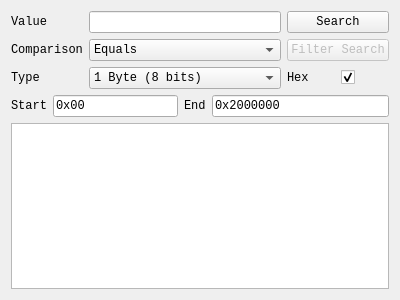
<?xml version="1.0" encoding="UTF-8"?>
<ui version="4.0">
 <class>MemorySearchWidget</class>
 <widget class="QWidget" name="MemorySearchWidget">
  <property name="geometry">
   <rect>
    <x>0</x>
    <y>0</y>
    <width>400</width>
    <height>300</height>
   </rect>
  </property>
  <property name="font">
   <font>
    <family>Monospace</family>
   </font>
  </property>
  <property name="windowTitle">
   <string/>
  </property>
  <layout class="QVBoxLayout" name="verticalLayout_3">
   <item>
    <layout class="QGridLayout" name="gridLayout_2">
     <item row="0" column="0">
      <widget class="QLabel" name="label">
       <property name="text">
        <string>Value</string>
       </property>
      </widget>
     </item>
     <item row="0" column="1">
      <widget class="QLineEdit" name="txtSearchValue"/>
     </item>
     <item row="2" column="0">
      <widget class="QLabel" name="label_2">
       <property name="text">
        <string>Type</string>
       </property>
      </widget>
     </item>
     <item row="2" column="1">
      <widget class="QComboBox" name="cmbSearchType">
       <item>
        <property name="text">
         <string>1 Byte (8 bits)</string>
        </property>
       </item>
       <item>
        <property name="text">
         <string>2 Bytes (16 bits)</string>
        </property>
       </item>
       <item>
        <property name="text">
         <string>4 Bytes (32 bits)</string>
        </property>
       </item>
       <item>
        <property name="text">
         <string>8 Bytes (64 bits)</string>
        </property>
       </item>
       <item>
        <property name="text">
         <string>Float</string>
        </property>
       </item>
       <item>
        <property name="text">
         <string>Double</string>
        </property>
       </item>
       <item>
        <property name="text">
         <string>String</string>
        </property>
       </item>
       <item>
        <property name="text">
         <string>Array of byte</string>
        </property>
       </item>
      </widget>
     </item>
     <item row="2" column="2">
      <widget class="QLabel" name="label_3">
       <property name="text">
        <string>Hex</string>
       </property>
      </widget>
     </item>
     <item row="2" column="3">
      <widget class="QCheckBox" name="chkSearchHex">
       <property name="text">
        <string/>
       </property>
       <property name="checked">
        <bool>true</bool>
       </property>
      </widget>
     </item>
     <item row="0" column="2" colspan="2">
      <widget class="QPushButton" name="btnSearch">
       <property name="text">
        <string>Search</string>
       </property>
      </widget>
     </item>
     <item row="1" column="2" colspan="2">
      <widget class="QPushButton" name="btnFilterSearch">
       <property name="enabled">
        <bool>false</bool>
       </property>
       <property name="text">
        <string>Filter Search</string>
       </property>
      </widget>
     </item>
     <item row="1" column="1">
      <widget class="QComboBox" name="cmbSearchComparison">
       <item>
        <property name="text">
         <string>Equals</string>
        </property>
       </item>
       <item>
        <property name="text">
         <string>Not Equals</string>
        </property>
       </item>
       <item>
        <property name="text">
         <string>Greater Than</string>
        </property>
       </item>
       <item>
        <property name="text">
         <string>Greater Than Or Equal</string>
        </property>
       </item>
       <item>
        <property name="text">
         <string>Less Than</string>
        </property>
       </item>
       <item>
        <property name="text">
         <string>Less Than Or Equal</string>
        </property>
       </item>
      </widget>
     </item>
     <item row="1" column="0">
      <widget class="QLabel" name="comparisonLabel">
       <property name="text">
        <string>Comparison</string>
       </property>
      </widget>
     </item>
    </layout>
   </item>
   <item>
    <layout class="QGridLayout" name="gridLayout_3">
     <item row="0" column="0" alignment="Qt::AlignLeft">
      <widget class="QLabel" name="label_4">
       <property name="text">
        <string>Start</string>
       </property>
      </widget>
     </item>
     <item row="0" column="1" alignment="Qt::AlignLeft">
      <widget class="QLineEdit" name="txtSearchStart">
       <property name="text">
        <string notr="true">0x00</string>
       </property>
      </widget>
     </item>
     <item row="0" column="2">
      <widget class="QLabel" name="label_5">
       <property name="text">
        <string>End</string>
       </property>
      </widget>
     </item>
     <item row="0" column="3">
      <widget class="QLineEdit" name="txtSearchEnd">
       <property name="text">
        <string notr="true">0x2000000</string>
       </property>
      </widget>
     </item>
    </layout>
   </item>
   <item>
    <widget class="QListWidget" name="listSearchResults"/>
   </item>
  </layout>
 </widget>
 <resources/>
 <connections/>
</ui>
